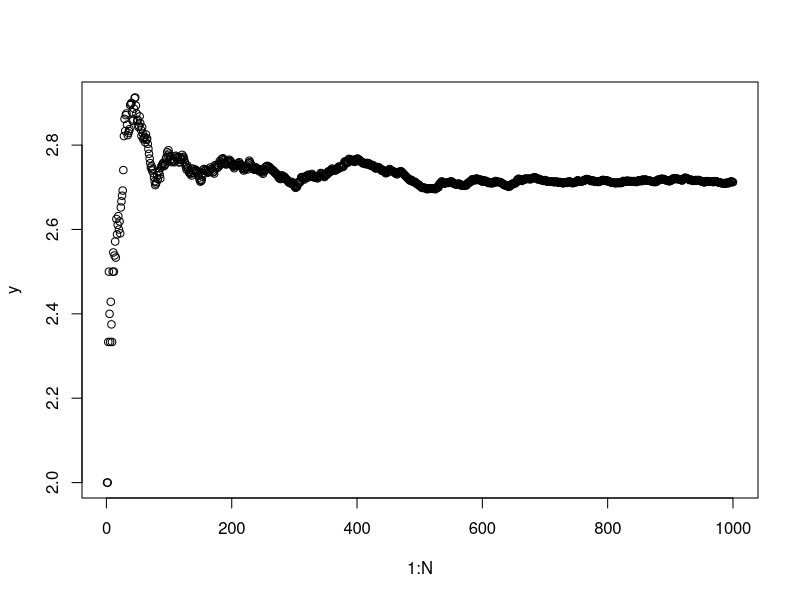

Here is the R script that generated this plot:
# Euler's number simulation.
# Postit: that if you randomly select numbers in the range (0,1),
# then add them together until you exceed 1, the number needed
# Will average out to e (2.71828...)
# Taken from a post on Reddit:
#  https://www.reddit.com/r/dataisbeautiful/comments/rihb0h/simulation_of_eulers_number_oc/

N <- 1000 # Number of trials
results <- rep(0,N)
y <- rep(0,N)

for (i in (1:N)){
  x <- 0
  sum <- 0
  while (sum<1){
    sum <- sum + runif(1)
    x <- x+1
  }
  results[i] <-x
  y[i] <- mean(results[1:i])
}

mean(results)
plot(1:N,y)
